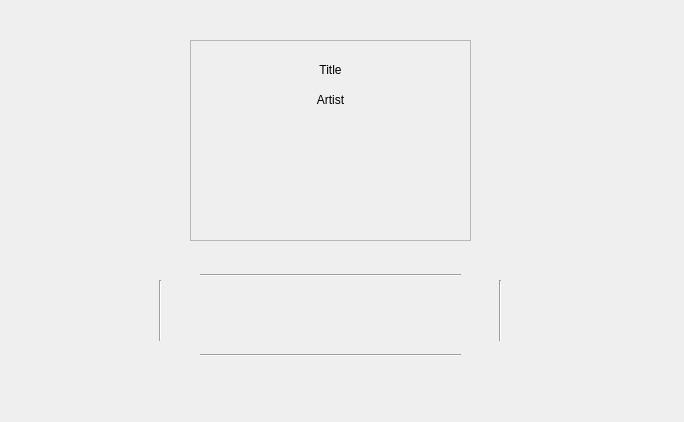
<?xml version="1.0" encoding="UTF-8"?>
<ui version="4.0">
 <class>SongScreen</class>
 <widget class="QWidget" name="SongScreen">
  <property name="geometry">
   <rect>
    <x>0</x>
    <y>0</y>
    <width>684</width>
    <height>422</height>
   </rect>
  </property>
  <property name="windowTitle">
   <string>Form</string>
  </property>
  <widget class="Line" name="line">
   <property name="geometry">
    <rect>
     <x>200</x>
     <y>340</y>
     <width>261</width>
     <height>31</height>
    </rect>
   </property>
   <property name="orientation">
    <enum>Qt::Horizontal</enum>
   </property>
  </widget>
  <widget class="Line" name="line_2">
   <property name="geometry">
    <rect>
     <x>200</x>
     <y>260</y>
     <width>261</width>
     <height>31</height>
    </rect>
   </property>
   <property name="orientation">
    <enum>Qt::Horizontal</enum>
   </property>
  </widget>
  <widget class="Line" name="line_3">
   <property name="geometry">
    <rect>
     <x>150</x>
     <y>280</y>
     <width>20</width>
     <height>61</height>
    </rect>
   </property>
   <property name="orientation">
    <enum>Qt::Vertical</enum>
   </property>
  </widget>
  <widget class="Line" name="line_4">
   <property name="geometry">
    <rect>
     <x>490</x>
     <y>280</y>
     <width>20</width>
     <height>61</height>
    </rect>
   </property>
   <property name="orientation">
    <enum>Qt::Vertical</enum>
   </property>
  </widget>
  <widget class="QFrame" name="border">
   <property name="geometry">
    <rect>
     <x>190</x>
     <y>40</y>
     <width>281</width>
     <height>201</height>
    </rect>
   </property>
   <property name="autoFillBackground">
    <bool>false</bool>
   </property>
   <property name="frameShape">
    <enum>QFrame::StyledPanel</enum>
   </property>
   <property name="frameShadow">
    <enum>QFrame::Raised</enum>
   </property>
   <widget class="QLabel" name="title">
    <property name="geometry">
     <rect>
      <x>0</x>
      <y>20</y>
      <width>281</width>
      <height>20</height>
     </rect>
    </property>
    <property name="layoutDirection">
     <enum>Qt::LeftToRight</enum>
    </property>
    <property name="frameShape">
     <enum>QFrame::NoFrame</enum>
    </property>
    <property name="text">
     <string>Title</string>
    </property>
    <property name="alignment">
     <set>Qt::AlignCenter</set>
    </property>
   </widget>
   <widget class="QLabel" name="artist">
    <property name="geometry">
     <rect>
      <x>0</x>
      <y>50</y>
      <width>281</width>
      <height>20</height>
     </rect>
    </property>
    <property name="layoutDirection">
     <enum>Qt::LeftToRight</enum>
    </property>
    <property name="frameShape">
     <enum>QFrame::NoFrame</enum>
    </property>
    <property name="text">
     <string>Artist</string>
    </property>
    <property name="alignment">
     <set>Qt::AlignCenter</set>
    </property>
   </widget>
  </widget>
  <widget class="QPushButton" name="middle">
   <property name="geometry">
    <rect>
     <x>290</x>
     <y>270</y>
     <width>81</width>
     <height>91</height>
    </rect>
   </property>
   <property name="autoFillBackground">
    <bool>true</bool>
   </property>
   <property name="styleSheet">
    <string notr="true">* {
	background-color: rgba(0,125,0,0);
}

</string>
   </property>
   <property name="text">
    <string/>
   </property>
   <property name="icon">
    <iconset>
     <disabledoff>:/buttons/play-button.svg</disabledoff>
    </iconset>
   </property>
   <property name="iconSize">
    <size>
     <width>75</width>
     <height>75</height>
    </size>
   </property>
   <property name="autoDefault">
    <bool>false</bool>
   </property>
   <property name="flat">
    <bool>true</bool>
   </property>
  </widget>
  <widget class="QPushButton" name="right">
   <property name="geometry">
    <rect>
     <x>410</x>
     <y>270</y>
     <width>81</width>
     <height>91</height>
    </rect>
   </property>
   <property name="autoFillBackground">
    <bool>false</bool>
   </property>
   <property name="styleSheet">
    <string notr="true">* {
	background-color: rgba(0,125,0,0);
}

</string>
   </property>
   <property name="text">
    <string/>
   </property>
   <property name="icon">
    <iconset>
     <disabledoff>:/buttons/fast-forward.svg</disabledoff>
    </iconset>
   </property>
   <property name="iconSize">
    <size>
     <width>70</width>
     <height>75</height>
    </size>
   </property>
   <property name="autoDefault">
    <bool>false</bool>
   </property>
   <property name="flat">
    <bool>true</bool>
   </property>
  </widget>
  <widget class="QPushButton" name="left">
   <property name="geometry">
    <rect>
     <x>170</x>
     <y>270</y>
     <width>81</width>
     <height>91</height>
    </rect>
   </property>
   <property name="autoFillBackground">
    <bool>false</bool>
   </property>
   <property name="styleSheet">
    <string notr="true">* {
	background-color: rgba(0,125,0,0);
}

</string>
   </property>
   <property name="text">
    <string/>
   </property>
   <property name="icon">
    <iconset>
     <disabledoff>:/buttons/rewind.svg</disabledoff>
    </iconset>
   </property>
   <property name="iconSize">
    <size>
     <width>70</width>
     <height>75</height>
    </size>
   </property>
   <property name="autoDefault">
    <bool>false</bool>
   </property>
   <property name="flat">
    <bool>true</bool>
   </property>
  </widget>
 </widget>
 <resources/>
 <connections>
  <connection>
   <sender>left</sender>
   <signal>clicked()</signal>
   <receiver>SongScreen</receiver>
   <slot>previous()</slot>
   <hints>
    <hint type="sourcelabel">
     <x>210</x>
     <y>315</y>
    </hint>
    <hint type="destinationlabel">
     <x>341</x>
     <y>210</y>
    </hint>
   </hints>
  </connection>
  <connection>
   <sender>right</sender>
   <signal>clicked()</signal>
   <receiver>SongScreen</receiver>
   <slot>next()</slot>
   <hints>
    <hint type="sourcelabel">
     <x>450</x>
     <y>315</y>
    </hint>
    <hint type="destinationlabel">
     <x>341</x>
     <y>210</y>
    </hint>
   </hints>
  </connection>
  <connection>
   <sender>middle</sender>
   <signal>clicked()</signal>
   <receiver>SongScreen</receiver>
   <slot>play()</slot>
   <hints>
    <hint type="sourcelabel">
     <x>330</x>
     <y>315</y>
    </hint>
    <hint type="destinationlabel">
     <x>341</x>
     <y>210</y>
    </hint>
   </hints>
  </connection>
 </connections>
 <slots>
  <slot>previous()</slot>
  <slot>next()</slot>
  <slot>play()</slot>
  <slot>pause()</slot>
 </slots>
</ui>
